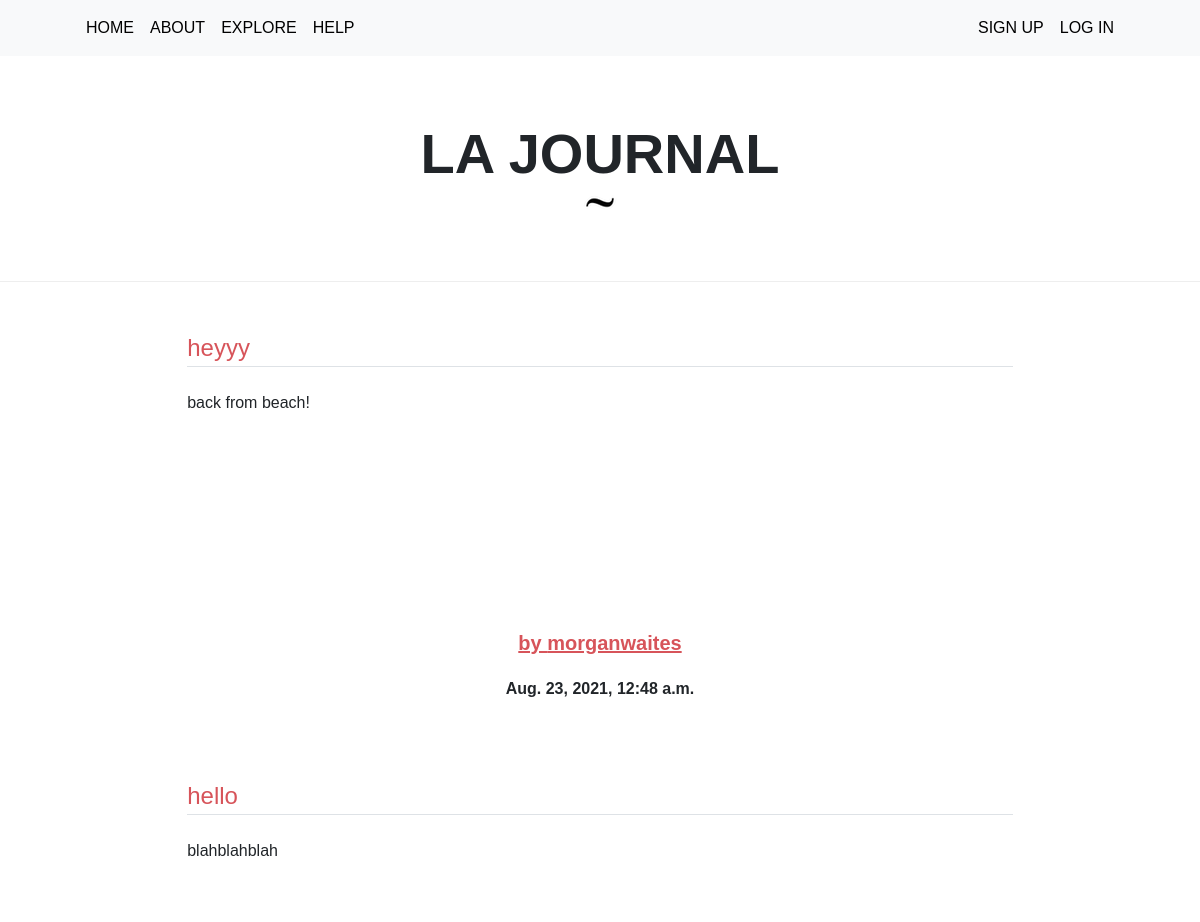
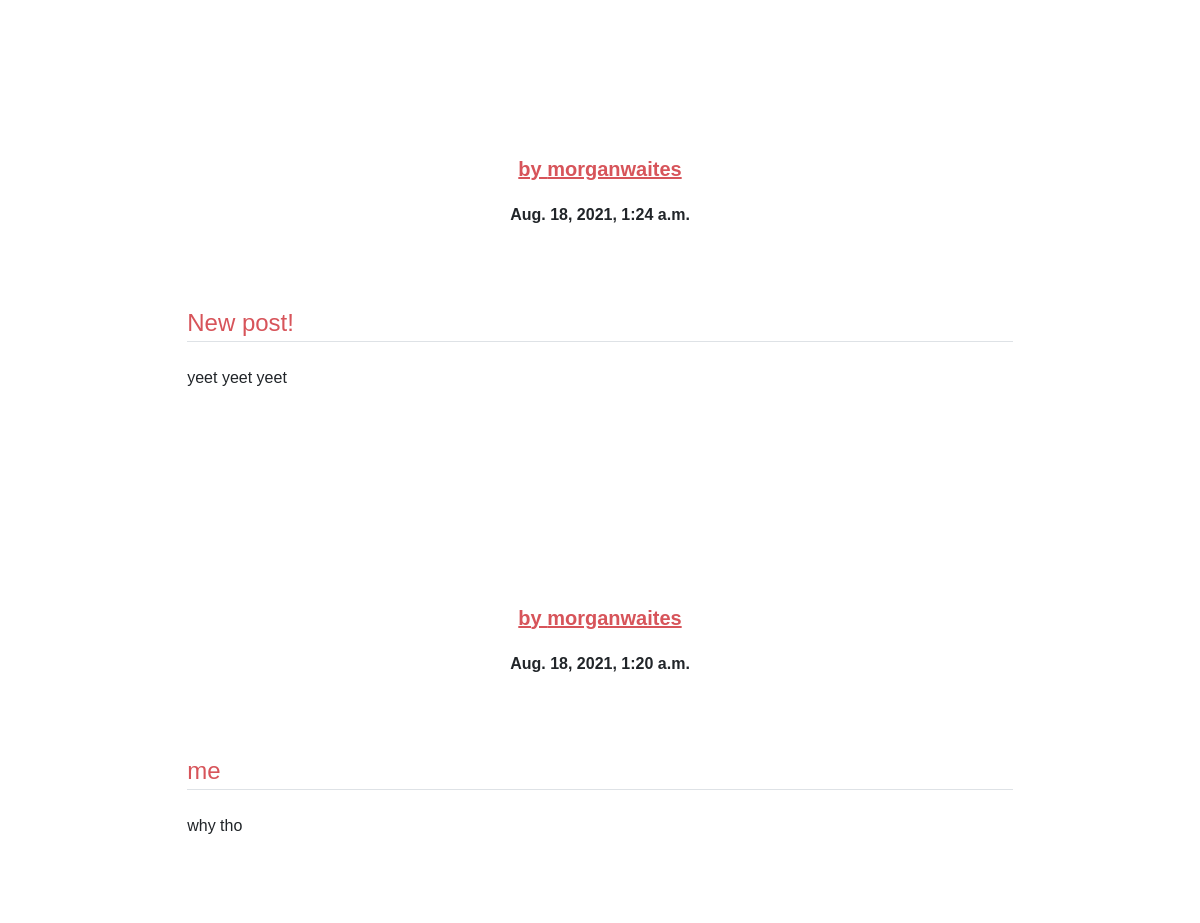
/home/blog/morganwaites/ (upper part), run on an earlier commit of the app's database (2 pictures, top to bottom).
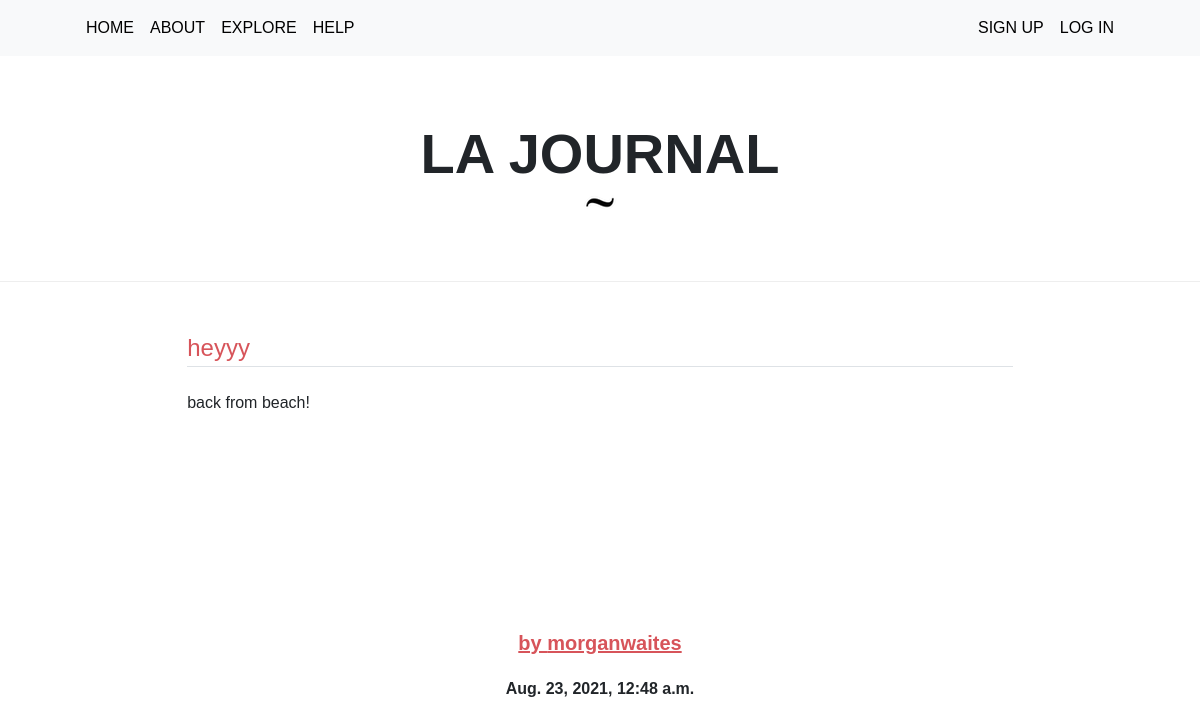
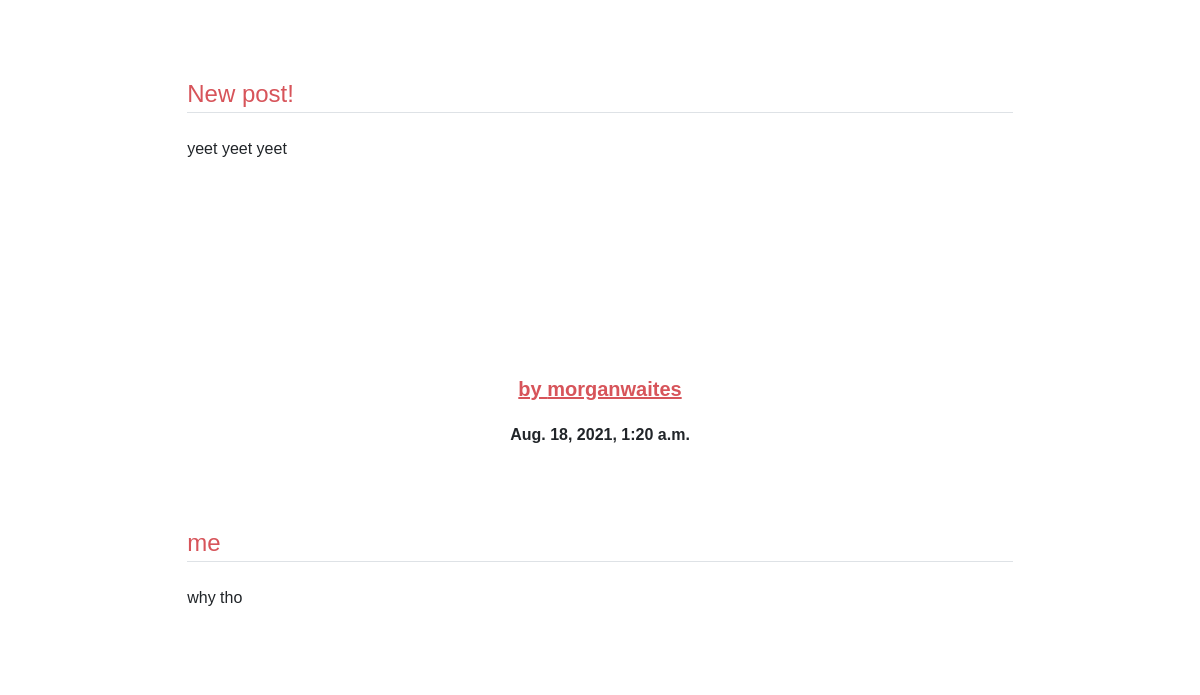
And on a later commit of the database (2 pictures, top to bottom).
### blog/models.py (models this page shows, shortened)
class Post(models.Model):
	title = models.CharField(max_length=100)
	post_content = models.TextField(max_length=10000)
	date_posted= models.DateTimeField(auto_now_add=True)
	author = models.ForeignKey(User, on_delete=models.CASCADE)

### blog/views.py (the view)
# urls.py: path('blog/<str:username>/', PostUserListView.as_view(), name='user-blog'),
class PostUserListView(ListView):
	model = Post
	def get_queryset(self):
		posts = Post.objects.all()
		for post in posts:
			if post.author.username==self.kwargs['username']:
				pk_value=post.author.id
				break
		queryset = Post.objects.all().filter(author=pk_value)
		queryset=queryset.order_by('-date_posted')
		return queryset
	template_name = 'blog/user_blog.html'

### blog/templates/blog/user_blog.html (shortened to what this page needs)
{% extends 'blog/base.html' %}
{% block content %}
{% for object in object_list %}
<div id="content">
    <legend class="border-bottom mb-4"><a class="underline-none" href="{% url 'post-detail' object.id %}">{{object.title }}</a></legend>
                     <div class="post-body add-bottom-padding">
                                  <div id="post-content">{{ object.post_content }}</div>
</div>
                                <div class="text-center add-bottom-padding"><a href="#"><h5 class="fw-bolder">by {{ object.author }}</h5></a></div>
                                 <div class="text-center">
                        <h6 class="fw-bolder">{{ object.date_posted }}</h6>
                       </div>
                    </div>
{% endfor %}
{% endblock content %}

What changed in the data, as far as the page shows it:
removed Post: title "hello", post_content "blahblahblah", author "morganwaites", date_posted "Aug. 18, 2021, 1:24 a.m."
